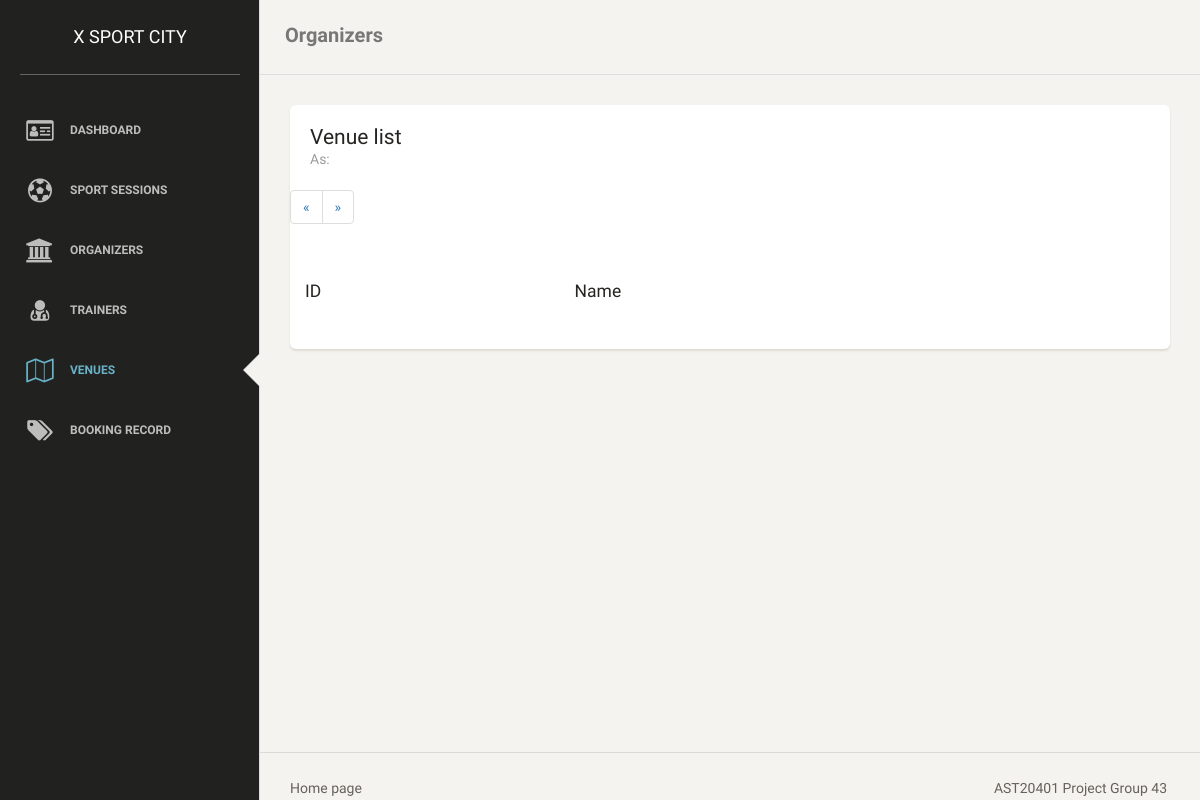
/index.php/admin/venue, run on an earlier commit of the app's database.
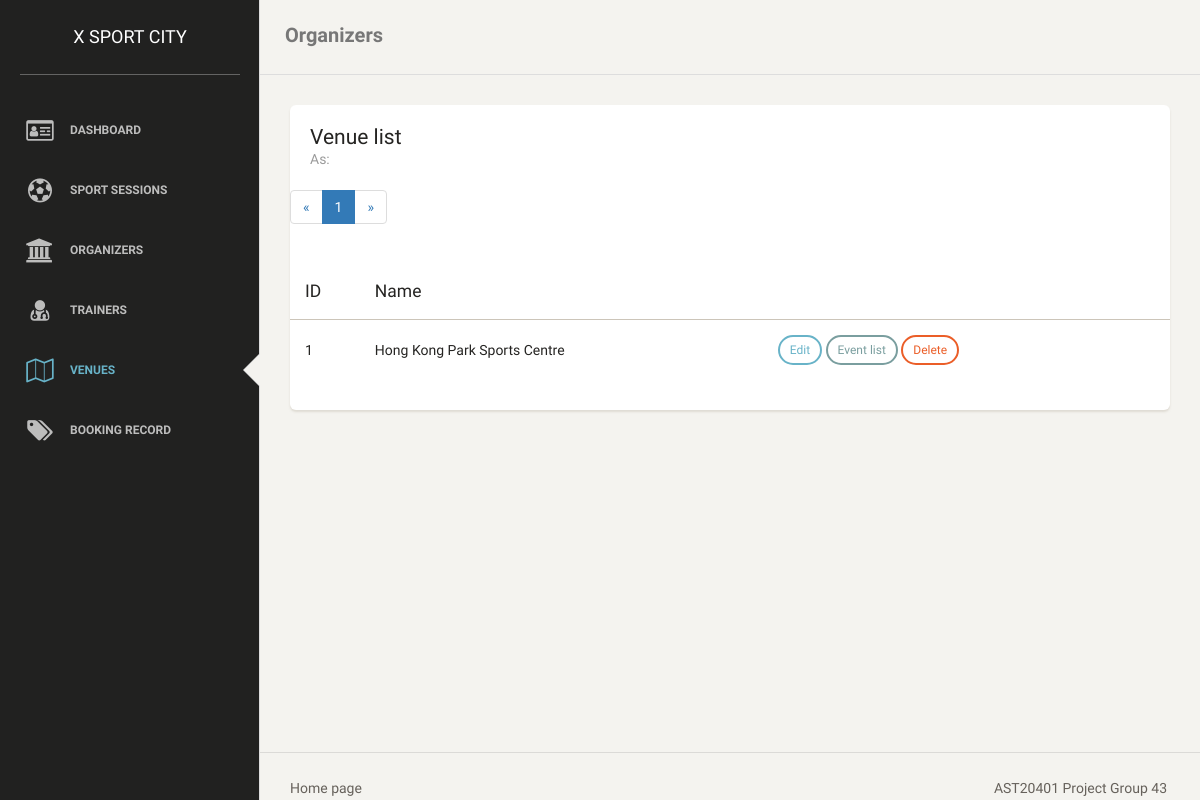
And on a later commit of the database.
### tables this page shows
CREATE TABLE `venues` (
  `venue_id` int(11) UNSIGNED NOT NULL,
  `venue_name` varchar(255) NOT NULL,
  `venue_address` text NOT NULL,
  `district` varchar(255) NOT NULL
);

### application/controllers/admin.php (called while the page is built, shortened)
<?php if ( ! defined('BASEPATH')) exit('No direct script access allowed');
class admin extends CI_Controller {
    public function venue(){
      $this->load->database();
      $page = isset($_GET["page"]) ? $_GET["page"] : 1;
      $results_per_page = 10;
      $start_from = ($page-1) * $results_per_page;
      $sql_string = "SELECT v.* "
          . "FROM venues AS v "
          . "ORDER BY v.venue_id DESC "
          . "LIMIT $start_from, $results_per_page";
      $sql_query = $this->db->query($sql_string);
      $result = $this->db->query("SELECT COUNT(venue_id) AS total FROM venues;");
      $row = $result->row();
      $data["total_pages"] = ceil($row->total / $results_per_page);
      $data["current_page"] = $page;
      $data["query_listing"] = $sql_query;
      $this->load->view('admin_header', $data);
      $this->load->view('admin_nav', $data);
      $this->load->view('admin_venue', $data);
      $this->load->view('admin_footer', $data);
    }
}

### index.php (called while the page is built, shortened)
<?php
require_once BASEPATH.'core/CodeIgniter.php';

### application/views/admin_venue.php (the view, shortened to what this page needs)
<nav class="navbar navbar-default">
    <div class="container-fluid">
        <div class="navbar-header">
            <a class="navbar-brand" href="#">Organizers</a>
        </div>
    </div>
</nav>
<div class="content">
    <div class="container-fluid">
        <div class="row">
            <div class="col-md-12">
                <div class="card">
                    <div class="header">
                        <h4 class="title">Venue list</h4>
                        <p class="category">As:</p>
                    </div>
                    <ul class="pagination">
                        <li><a href="#">&laquo;</a></li>
                    <?php
                    for ($i=1; $i<=$total_pages; $i++) {
                        echo "<li";
                        if($current_page == $i){
                            echo ' class="active"';
                        }
                        echo "><a href='./user?page=".$i."'>".$i."</a></li>";
                    };
                    ?>
                        <li><a href="#">&raquo;</a></li>
                    </ul>
                    <div class="content table-responsive table-full-width">
                        <table class="table table-striped">
                            <thead>
                            <th>ID</th>
                            <th>Name</th>
                            <th></th>
                            </thead>
                            <tbody>
                            <?php
                            foreach ($query_listing->result() as $row) {
                                echo '<tr>
                                <td>'.$row->venue_id.'</td>
                                <td>'.$row->venue_name.'</td>
                                <td>
                                <a href="./organizer_edit?id='.$row->venue_id.'" class="btn btn-info btn-sm" role="button">Edit</a>
                                    <button class="btn btn-primary btn-sm">Event list</button>
                                    <button class="btn btn-danger btn-sm">Delete</button>
                                </td>
                            </tr>';
                            }
                            ?>
                            </tbody>
                        </table>
                    </div>
                </div>
            </div>
        </div>
    </div>
</div>

What changed in the data, as far as the page shows it:
added venues: venue_id "1", venue_name "Hong Kong Park Sports Centre"
Also different on the page:
new list line: "1"
